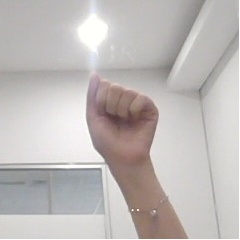
#> input picture 0.jpg, 240 x 240 px
$ python -i interface.py   (imports and definitions only)
#> lines starting #> are read from the running program, lines starting #| are printed output that depends on the picture
import gradio as gr
import pickle
import cv2
import numpy as np
from sklearn.ensemble import RandomForestClassifier

# Load the model
# [3 lines not run here, left out]

# Create the dictionary for label mapping
label_dict = {0: 'A', 1: 'B', 2: 'C', 3: 'D', 4: 'E', 5: 'F', 6: 'G', 7: 'H', 8: 'I', 9: 'K', 10: 'L', 11: 'M',
              12: 'N', 13: 'O', 14: 'P', 15: 'Q', 16: 'R', 17: 'S', 18: 'T', 19: 'U', 20: 'V', 21: 'W', 22: "X",
              23: 'Y', 24: '1', 25: '2', 26: '3', 27: '4', 28: '5', 29: '6', 30: '7', 31: '8', 32: '9'}

# ORB feature extractor initialization
orb = cv2.ORB_create()

# Function to extract features from an image
def extract_features(image):
    # Convert image to grayscale (if it's not already)
    img_gray = cv2.cvtColor(image, cv2.COLOR_BGR2GRAY)

    # Extract keypoints and descriptors
    keypoints, descriptors = orb.detectAndCompute(img_gray, None)

    if descriptors is not None:
        # Use KMeans clustering to get the feature histogram (like during training)
        # Load the kmeans model (same number of clusters used during training)
        kmeans = pickle.load(open('kmeans_model.p', 'rb'))  # Make sure this file exists and contains your k-means model

        cluster_indices = kmeans.predict(descriptors)
        histogram = np.histogram(cluster_indices, bins=np.arange(50 + 1))[0]
        histogram = histogram.astype(float) / np.sum(histogram) if np.sum(histogram) > 0 else histogram
        return histogram
    else:
        return np.zeros(50)  # Return a zero vector if no descriptors are found

# Prediction function
def predict_sign_language(image):
    features = extract_features(image)  # Extract features from the input image
    print("Extracted features:", features)
    prediction = model.predict([features])  # Predict the class
    label = prediction[0]  # Get the predicted label (class index)

    # Map the class index to its corresponding label (letter/number)
    predicted_label = label_dict.get(label, 'Unknown')

    return predicted_label

# Create Gradio interface
# [1 line not run here, left out]

>>> import cv2
>>> picture = cv2.imread('0.jpg')
#> picture is the input picture: shape (240, 240, 3); mean B, G, R 184.3, 186.3, 191
>>> result = extract_features(picture)
#> in extract_features, `img_gray = cv2.cvtColor(image, cv2.COLOR_BGR2GRAY)`:
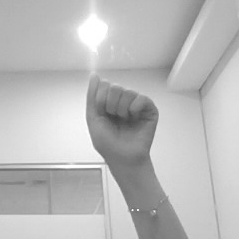
#> img_gray: shape (240, 240); min 64, max 255, mean 187.6
#> in extract_features, `keypoints, descriptors = orb.detectAndCompute(img_gray, None)`: keypoints = 56 keypoints; strongest (x, y, size): (100, 169, 31), (99, 170, 44.6), (102, 160, 37.2), (103, 160, 31)
#> (the run stopped early here; a loop or call above may not have finished)

$ run again, on 112.jpg
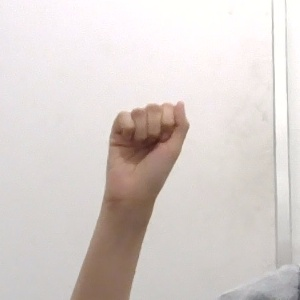
#> input picture 112.jpg, 300 x 300 px
#> picture is the input picture: shape (300, 300, 3); mean B, G, R 205.8, 209.4, 217.5
#> in extract_features, `img_gray = cv2.cvtColor(image, cv2.COLOR_BGR2GRAY)`:
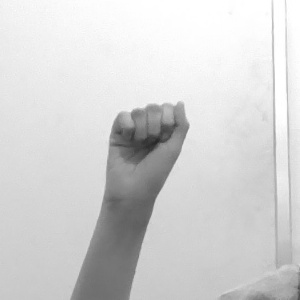
#> img_gray: shape (300, 300); min 40, max 255, mean 211.4
#> keypoints = 174 keypoints; strongest (x, y, size): (118, 125, 111.1), (176, 122, 111.1), (118, 133, 111.1), (116, 125, 92.6)

$ run again, on 52.jpg
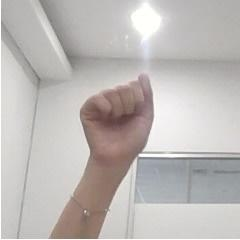
#> input picture 52.jpg, 240 x 240 px
#> picture is the input picture: shape (240, 240, 3); mean B, G, R 182.8, 185.2, 189.5
#> in extract_features, `img_gray = cv2.cvtColor(image, cv2.COLOR_BGR2GRAY)`:
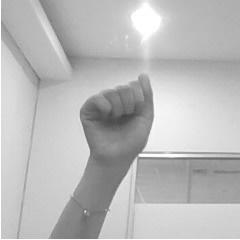
#> img_gray: shape (240, 240); min 68, max 255, mean 186.2
#> keypoints = 84 keypoints; strongest (x, y, size): (140, 155, 31), (141, 154, 44.6), (140, 152, 31), (141, 151, 44.6)

$ run again, on trial1.jpg
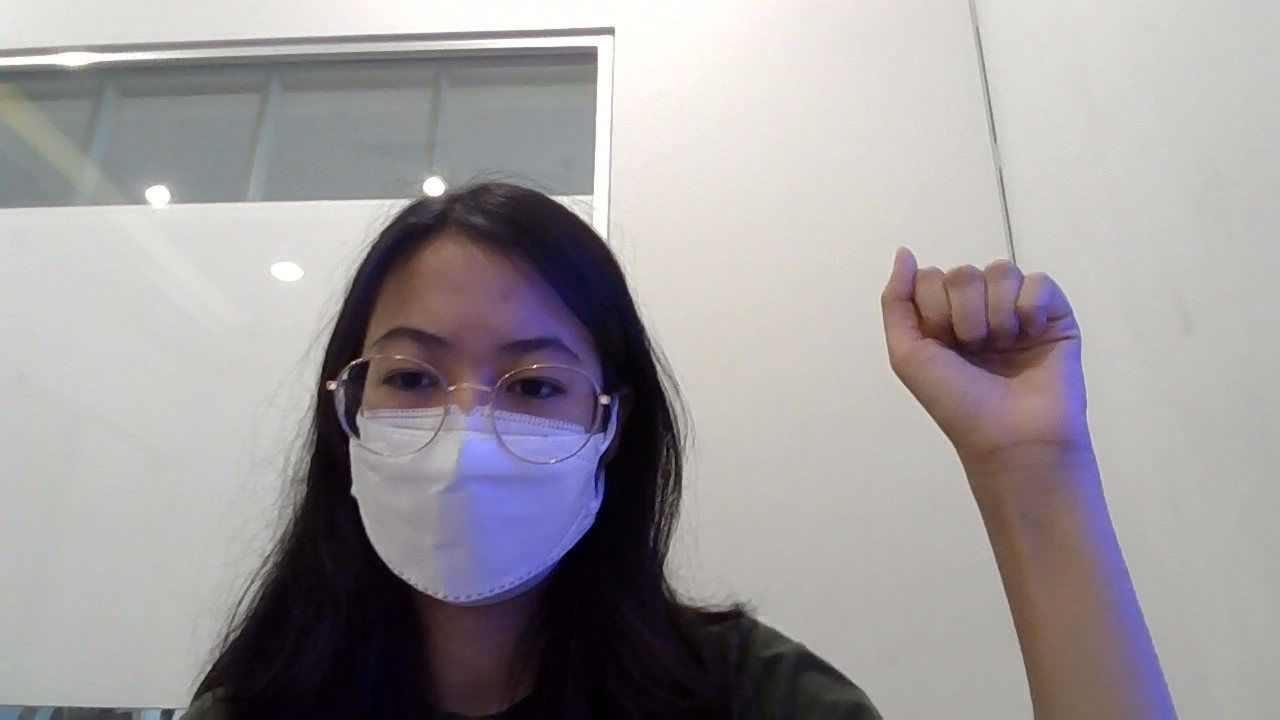
#> input picture trial1.jpg, 1280 x 720 px
#> picture is the input picture: shape (720, 1280, 3); mean B, G, R 155.9, 153.7, 158.4
#> in extract_features, `img_gray = cv2.cvtColor(image, cv2.COLOR_BGR2GRAY)`:
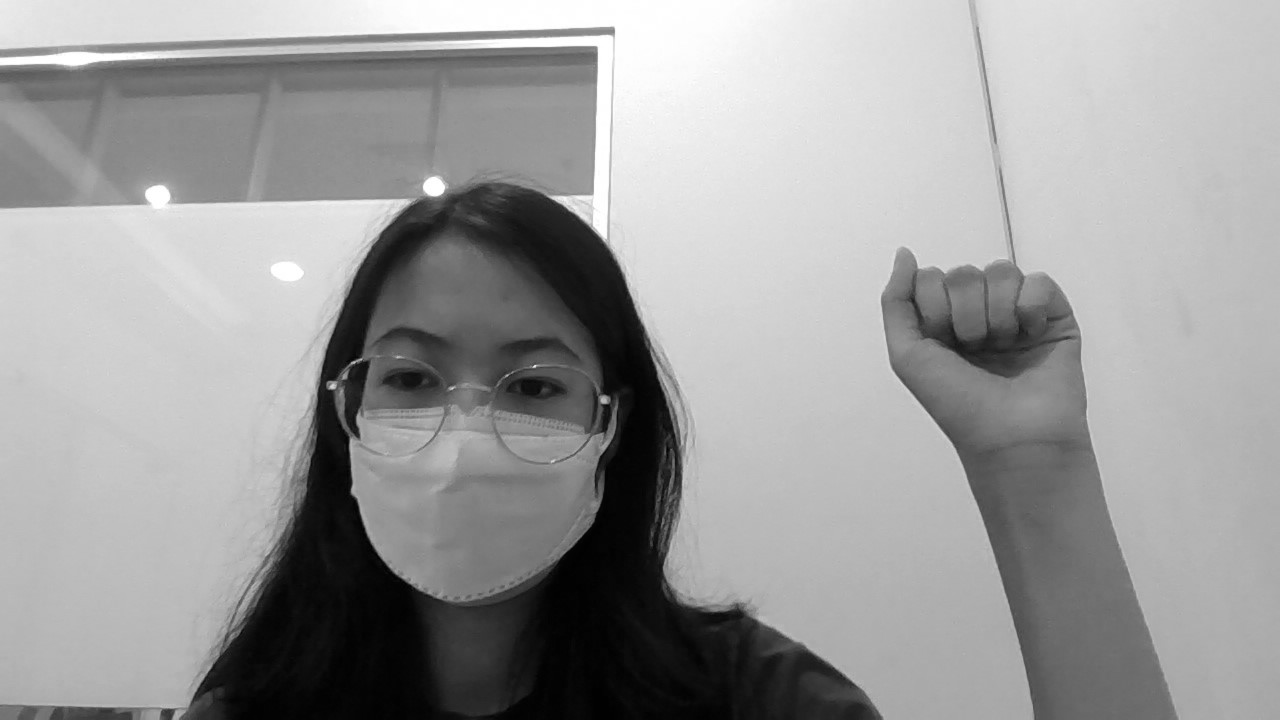
#> img_gray: shape (720, 1280); min 1, max 255, mean 155.4
#> keypoints = 500 keypoints; strongest (x, y, size): (437, 186, 111.1), (603, 401, 53.6), (331, 386, 44.6), (603, 398, 64.3)
